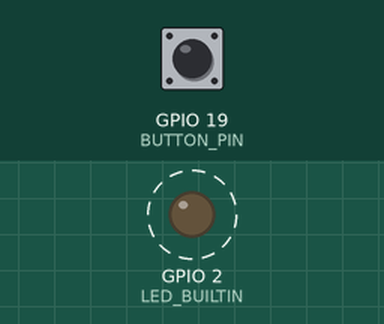
Recording of a program running on a simulated ESP32. Shown: output pins drawn as LEDs (lit = HIGH). Dashed ring = blinking. Inputs (shaded band) come from the test bench; at power-on: GPIO 19 (BUTTON_PIN) LOW.

Above: at 1.06 s.
1.3 s: GPIO 19 (BUTTON_PIN) pulled HIGH for 3.2 s
At 1.7 s:
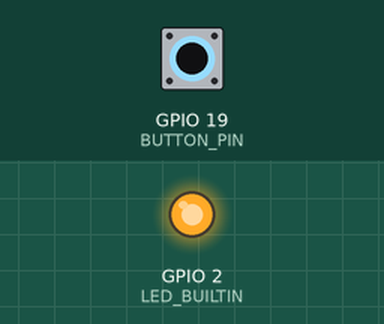
At 4.7 s:
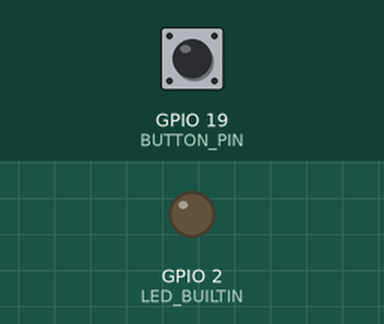
Timing chart, 0 to 12.3 s (numbered marks = the images above; inputs shaded):
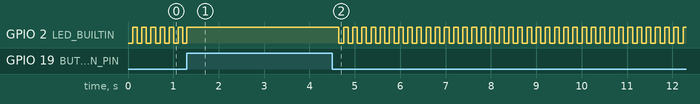

Measured:
- by itself, GPIO 2 (LED_BUILTIN): repeats every 0.20 s: LOW 0.10 s, HIGH 0.10 s

The program:

main.cpp
```cpp
/*
 * Example 2 For ESP32 programing class
 * Modified Blink (also a simple state machine)
 * read a button press
 * Stop blinking if button is down
 * NF 2022-5-28
 */

#include <Arduino.h>
// comment out for onboard LED
#define LED_BUILTIN 2
// define blink period
#define PERIOD 100
// define button GPIO
#define BUTTON_PIN 19

// Var to hold last timer update
uint64_t PastMils;
// hold whether led on/off
bool CurState;
uint8_t ButnState;

// function to toggle led on / off
bool toggleLed(bool state)
{
  bool newState;
  if (state == true)
  {
  // turn the LED on pin signal HIGH
    digitalWrite(LED_BUILTIN, HIGH);
    newState = false;
  }
  else
  {
  // turn the LED off by making the pin signal LOW
    digitalWrite(LED_BUILTIN, LOW);
    newState = true;
  }
  return newState;
}

void setup()
{
  // initialize LED digital pin as an output.
  pinMode(LED_BUILTIN, OUTPUT);
  CurState = true;
  ButnState = 0;
  // attach button GPIO - pulldown to ground
  pinMode(BUTTON_PIN, INPUT_PULLDOWN);
}

void loop()
{
  if (millis() > (PastMils + PERIOD))
  {
      CurState = toggleLed(CurState);
      PastMils = millis();
  }
  //read button
  ButnState = digitalRead(BUTTON_PIN);
  // keep led lit as long as button is pressed
  if(ButnState == 1)
    digitalWrite(LED_BUILTIN, HIGH);
}
```
